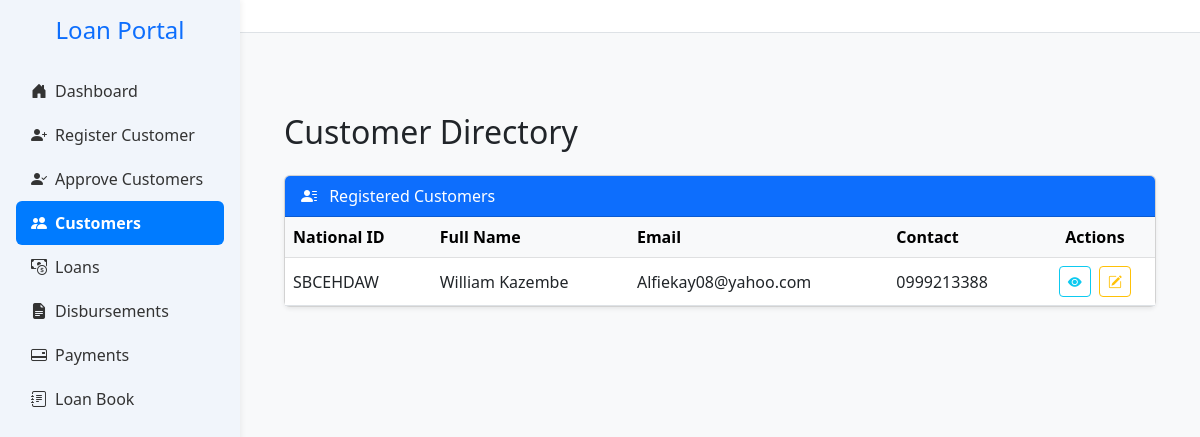
The page /customers on the database as committed earlier.
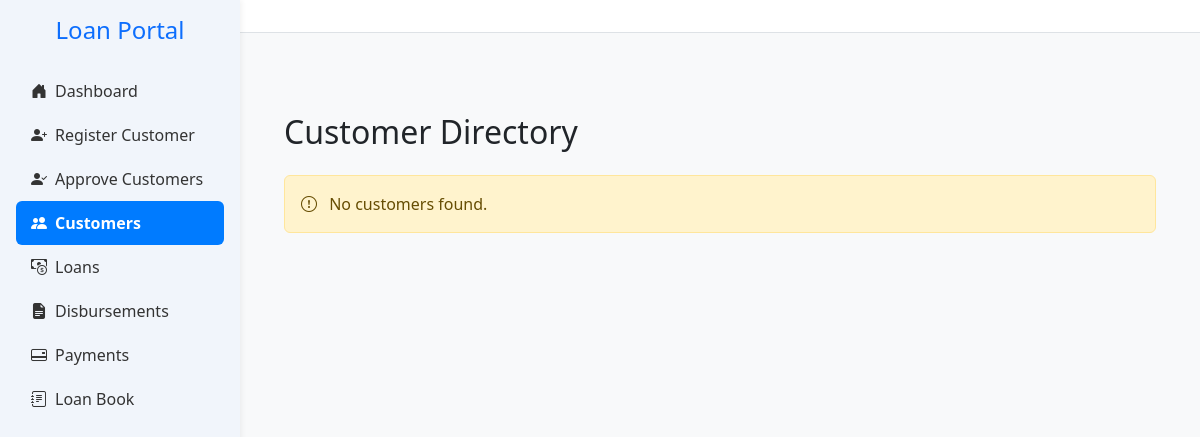
The same page on the database as committed later.
### app.py (models this page shows, shortened)
class Customer(db.Model):
    __tablename__ = 'customers'
    id = db.Column(db.Integer, primary_key=True)
    national_id = db.Column(db.String(20), unique=True, nullable=False)
    first_name = db.Column(db.String(100), nullable=False)
    last_name = db.Column(db.String(100), nullable=False)
    gender = db.Column(db.String(10))
    dob = db.Column(db.String(20))
    title = db.Column(db.String(20))
    email = db.Column(db.String(100), nullable=False)
    contact = db.Column(db.String(20))
    address = db.Column(db.String(255))
    next_of_kin_name = db.Column(db.String(20),nullable=False)
    next_of_kin_relationship = db.Column(db.String(20),nullable=False)
    next_of_kin_contact = db.Column(db.String(20))
    employer = db.Column(db.String(100), nullable=False)
    job_title = db.Column(db.String(100))
    salary = db.Column(db.Float)
    service_length = db.Column(db.String(50))
    bank_name = db.Column(db.String(100))
    bank_account = db.Column(db.String(20), nullable=False)
    salary_deposited = db.Column(db.String(10))
    district = db.Column(db.String(100))
    region = db.Column(db.String(100))
    amount_requested = db.Column(db.Float)
    status = db.Column(db.String(20), default='pending')
    is_approved_for_creation = db.Column(db.Boolean, default=False)
    maker_id = db.Column(db.Integer, nullable=False)
    checker_id = db.Column(db.Integer)
    is_approved_for_deletion = db.Column(db.Boolean, default=False)
    file_number = db.Column(db.String(20))
    created_at = db.Column(db.DateTime, default=datetime.utcnow)
    loans = db.relationship('LoanApplication', back_populates='customer')

### app.py (the view)
@app.route('/customers')
def customers():
    approved_customers = Customer.query.filter_by(is_approved_for_creation=True).all()
    return render_template('customers_list.html', customers=approved_customers)

### templates/customers_list.html (shortened to what this page needs)
{% extends 'base.html' %}
{% block content %}
<div class="container mt-5">
    <h2 class="mb-4">Customer Directory</h2>
    {% if customers %}
    <div class="card shadow-sm">
        <div class="card-header bg-primary text-white">
            <i class="bi bi-person-lines-fill me-2"></i> Registered Customers
        </div>
        <div class="card-body p-0">
            <div class="table-responsive">
                <table class="table table-hover align-middle mb-0">
                    <thead class="table-light">
                        <tr>
                            <th scope="col">National ID</th>
                            <th scope="col">Full Name</th>
                            <th scope="col">Email</th>
                            <th scope="col">Contact</th>
                            <th scope="col" class="text-center">Actions</th>
                        </tr>
                    </thead>
                    <tbody>
                        {% for customer in customers %}
                        <tr>
                            <td>{{ customer.national_id }}</td>
                            <td>{{ customer.first_name }} {{ customer.last_name }}</td>
                            <td>{{ customer.email }}</td>
                            <td>{{ customer.contact }}</td>
                            <td class="text-center">
                                <a href="{{ url_for('view_customer', customer_id=customer.id) }}"
                                   class="btn btn-sm btn-outline-info me-1" title="View">
                                    <i class="bi bi-eye-fill"></i>
                                </a>
                                <a href="{{ url_for('edit_customer', customer_id=customer.id) }}"
                                   class="btn btn-sm btn-outline-warning" title="Edit">
                                    <i class="bi bi-pencil-square"></i>
                                </a>
                            </td>
                        </tr>
                        {% endfor %}
                    </tbody>
                </table>
            </div>
        </div>
    </div>
    {% else %}
    <div class="alert alert-warning mt-4">
        <i class="bi bi-exclamation-circle me-2"></i>
        No customers found.
    </div>
    {% endif %}
</div>
{% endblock %}

Rows that differ between the two databases and show on the page:
removed Customer: national_id "SBCEHDAW", first_name "William", last_name "Kazembe", email "Alfiekay08@yahoo.com", contact "0999213388"
Other text that changed with them:
text no longer shown: "Registered Customers National ID Full Name Email Contact Actions"
text now shown: "No customers found."
